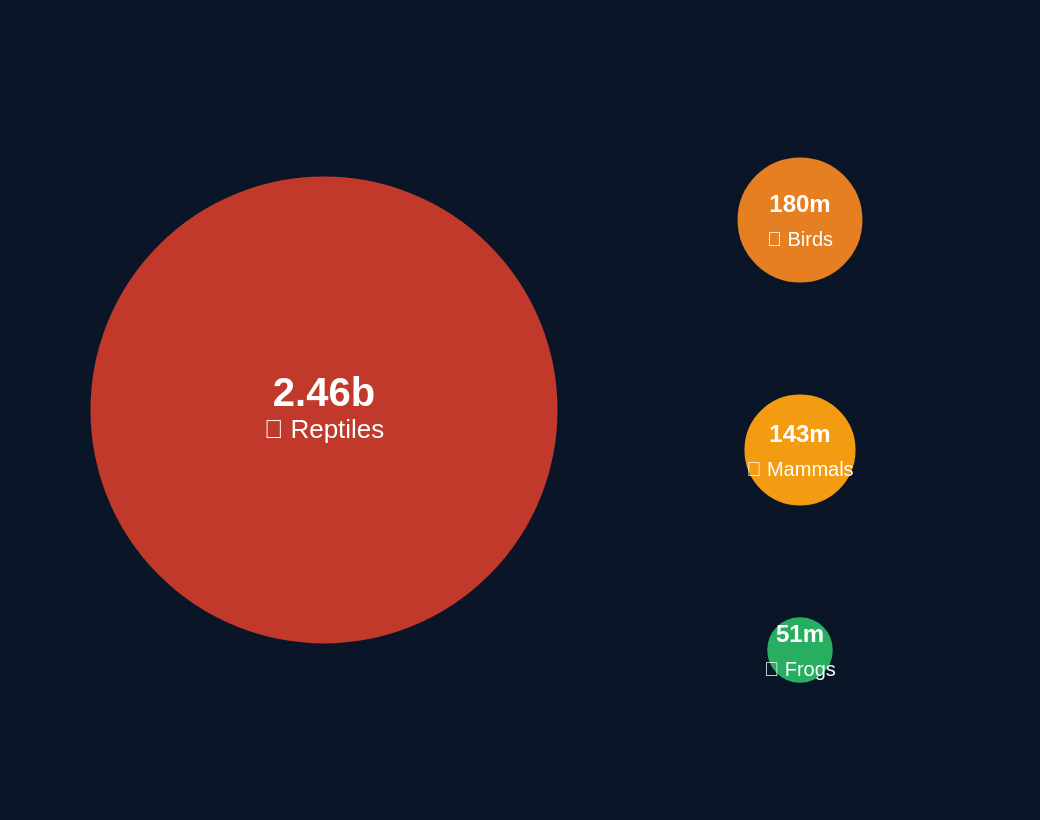

Write the Vega-Lite specification saved for this chart.
### Vega specification from a JSON file in a GitHub repository (floating-point values rounded to 4 significant figures)
{"$schema": "https://vega.github.io/schema/vega/v5.json", "width": 500, "height": 380, "background": "#0a1628", "padding": 10, "signals": [{"name": "hovered", "value": null, "on": [{"events": "symbol:mouseover", "update": "datum.id"}, {"events": "symbol:mouseout", "update": "null"}]}], "data": [{"name": "circles", "values": [{"id": "reptiles", "label": "2.46b", "name": "🦎 Reptiles", "x": 152, "y": 195, "size": 55000, "color": "#C0392B", "fact": "2.46 billion — 81% of all animals affected. Reptiles range from tiny skinks to large goannas across every burned ecosystem."}, {"id": "birds", "label": "180m", "name": "🦅 Birds", "x": 390, "y": 100, "size": 4024, "color": "#E67E22", "fact": "180 million birds lost — including threatened species like glossy black cockatoos and regent honeyeaters."}, {"id": "mammals", "label": "143m", "name": "🦘 Mammals", "x": 390, "y": 215, "size": 3198, "color": "#F39C12", "fact": "143 million mammals — koalas, gliders, wallabies and bats displaced from burned habitat across eastern Australia."}, {"id": "frogs", "label": "51m", "name": "🐸 Frogs", "x": 390, "y": 315, "size": 1140, "color": "#27AE60", "fact": "51 million frogs — already among Australia's most vulnerable wildlife, now facing potential local extinctions."}]}], "marks": [{"type": "symbol", "from": {"data": "circles"}, "encode": {"enter": {"shape": {"value": "circle"}, "x": {"field": "x"}, "y": {"field": "y"}, "size": {"field": "size"}, "fill": {"field": "color"}, "cursor": {"value": "pointer"}, "tooltip": {"signal": "{'Species': datum.name, 'Count': datum.label, 'Fact': datum.fact}"}}, "update": {"opacity": {"signal": "hovered === null || hovered === datum.id ? 1 : 0.35"}, "stroke": {"signal": "hovered === datum.id ? '#ffffff' : '#0a1628'"}, "strokeWidth": {"signal": "hovered === datum.id ? 3 : 1"}}}}, {"type": "text", "from": {"data": "circles"}, "encode": {"enter": {"x": {"field": "x"}, "y": {"field": "y", "offset": -8}, "text": {"field": "label"}, "fill": {"value": "#ffffff"}, "fontSize": {"signal": "datum.id === 'reptiles' ? 20 : 12"}, "fontWeight": {"value": "bold"}, "align": {"value": "center"}, "baseline": {"value": "middle"}}, "update": {"opacity": {"signal": "hovered === null || hovered === datum.id ? 1 : 0.4"}}}}, {"type": "text", "from": {"data": "circles"}, "encode": {"enter": {"x": {"field": "x"}, "y": {"field": "y", "offset": 10}, "text": {"field": "name"}, "fill": {"value": "#ffffff"}, "fontSize": {"signal": "datum.id === 'reptiles' ? 13 : 10"}, "align": {"value": "center"}, "baseline": {"value": "middle"}}, "update": {"opacity": {"signal": "hovered === null || hovered === datum.id ? 1 : 0.4"}}}}, {"type": "rect", "encode": {"enter": {"x": {"value": 0}, "y": {"value": 345}, "width": {"value": 500}, "height": {"value": 45}, "fill": {"value": "#112240"}, "cornerRadius": {"value": 6}}, "update": {"opacity": {"signal": "hovered !== null ? 1 : 0"}}}}, {"type": "text", "encode": {"enter": {"x": {"value": 250}, "y": {"value": 370}, "align": {"value": "center"}, "baseline": {"value": "middle"}, "fontSize": {"value": 11}, "fill": {"value": "#c8d8f0"}, "width": {"value": 480}}, "update": {"text": {"signal": "hovered !== null ? data('circles')[indexof(pluck(data('circles'),'id'), hovered)].fact : ''"}, "opacity": {"signal": "hovered !== null ? 1 : 0"}}}}]}
